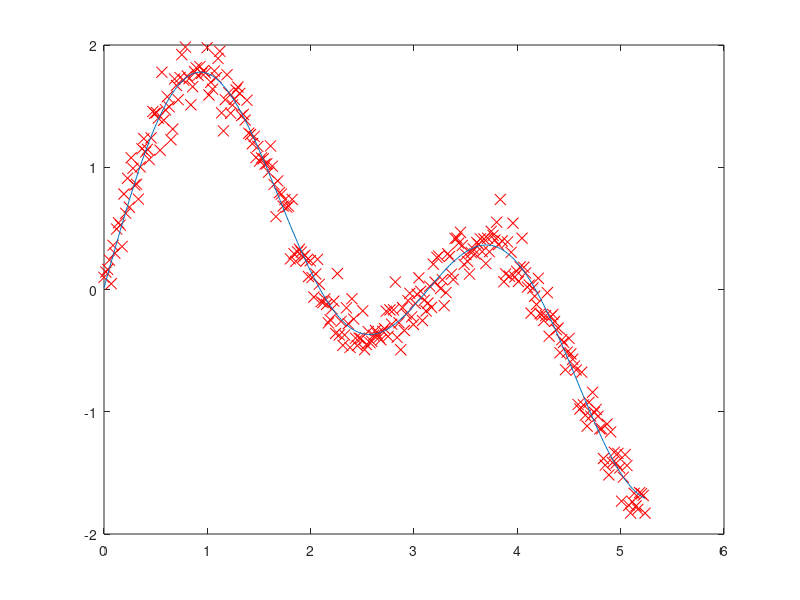
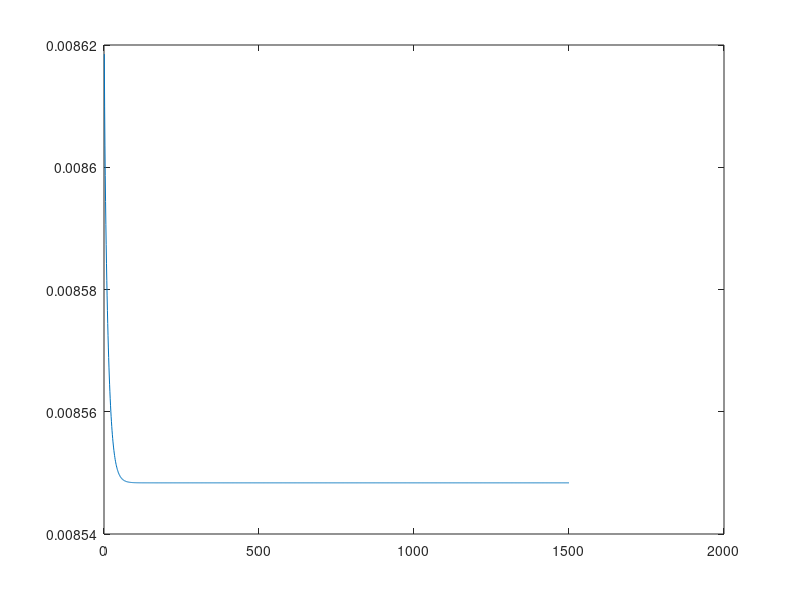
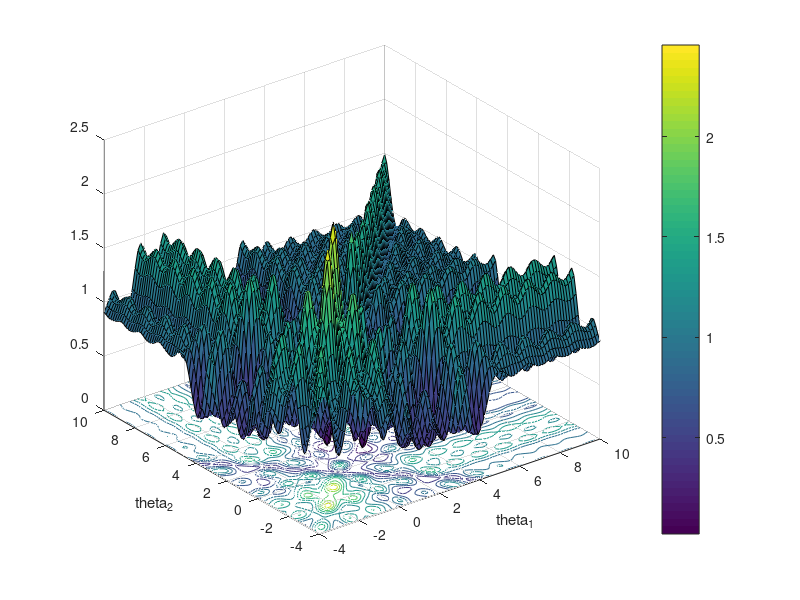
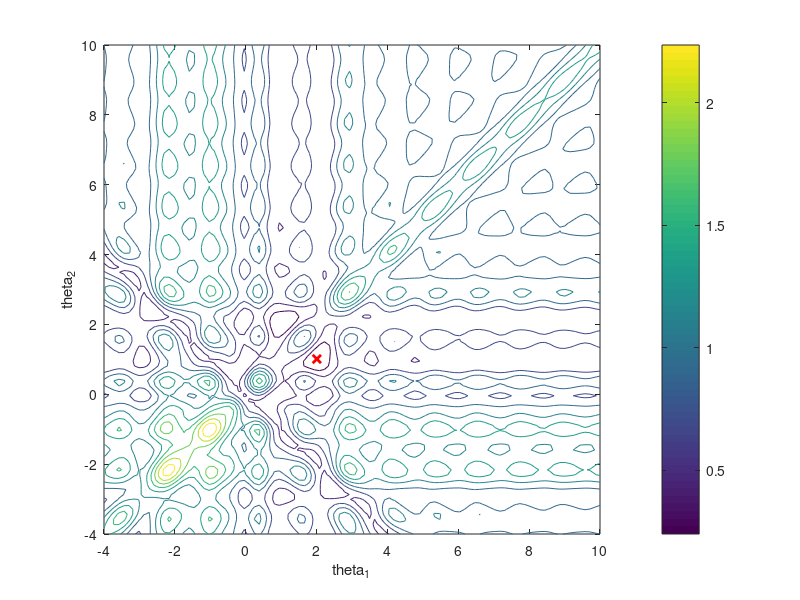

These charts were generated, in order, by the following MATLAB code:
clear ;
close all;
clc;


data = load('sin.txt');
y = data(:,2);
m = length(y);
n = 3;
x = [data(:,1) data(:,1) ones(m,1)];


theta = [2;1;0];

X = [(x(:,1) * theta(1)) (x(:,2) * theta(2)) x(:,3) * theta(3)];

plot(x(:,1), y, 'rx', 'MarkerSize', 8);
%pause;

alpha = 0.1;
iterations = 1500;

J_interations = zeros(iterations,1);
theta_mat = zeros(m,n);
for i = 1:iterations
    cos_matrix = [cos(X(:,1)) cos(X(:,2)) ones(m,1)];
    theta_mat = x .* cos_matrix;
    j_mat = sin(X(:,1)) + sin(X(:,2)) + X(:,3) - y;
    theta = theta - alpha * ((j_mat)' * theta_mat)' / m;
    X = [(x(:,1) * theta(1)) (x(:,2) * theta(2)) x(:,3) * theta(3)];
    J_interations(i) = sum((sin(X(:,1)) + sin(X(:,2)) + theta(3) * ones(m,1) - y) .^2) / (2*m);
    %fprintf('%f \n',J_interations(i));
end
hold on;
plot(x(:,1),(sin(x(:,1) * theta(1)) + sin(x(:,2) * theta(2)) + theta(3)) ,'-');

fprintf('\nThe theta1 is %f \nThe theta2 is %f\nThe theta3 is %f\n\n',theta(1), theta(2), theta(3));
figure;
plot(linspace(1,iterations,iterations), J_interations(:,1), '-');

theta_1 = linspace(-4,10,100);
theta_2 = linspace(-4,10,100);
J_vals = zeros(length(theta_1), length(theta_2));
for i = 1:length(theta_1)
    for j = 1:length(theta_2)
        XX = [(x(:,1) * theta_1(i)) (x(:,2) * theta_2(j))];
        t = [theta_1(i);theta_2(j)];
        J_vals(i,j) = sum((sin(XX(:,1)) + sin(XX(:,2)) - y) .^2) / (2 * m);
    end
end
%pause;
figure;
surfc(theta_1, theta_2, J_vals);
colorbar;
xlabel('theta_1');
ylabel('theta_2');
%pause;
figure;
contour(theta_1, theta_2, J_vals);
xlabel('theta_1');
ylabel('theta_2');
colorbar;
hold on;
plot(theta(1), theta(2), 'rx', 'MarkerSize', 6, 'LineWidth', 2);